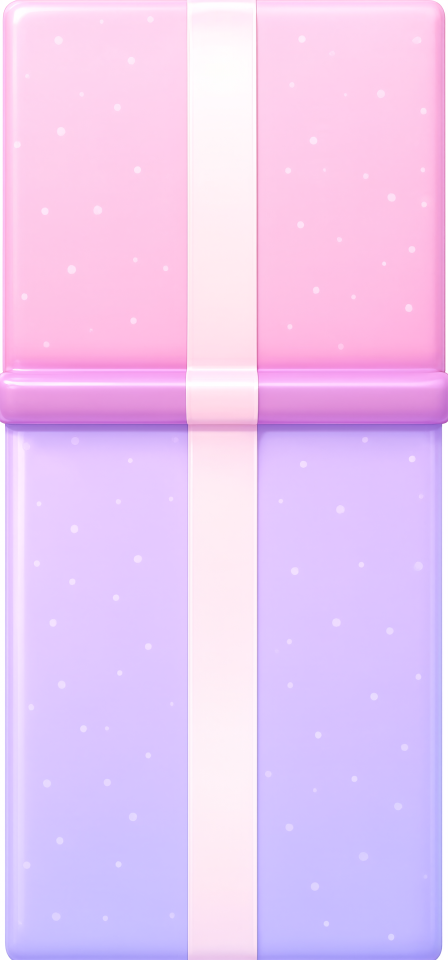
#> input picture art/images/gift_curtain/box_c_tall_s7321.png, 896 x 1920 px (shown at 1/2 size)
$ python cut_gift_curtain.py
#> lines starting #> are read from the running program, lines starting #| are printed output that depends on the picture
#!/usr/bin/env python3
"""Cat anh hop qua AI (art/images/gift_curtain/box_c_tall_s7321.png, 896x1920) thanh hai manh cho man chuyen canh
Road Trip (src/ui/gift_curtain.gd): nap (gom mep nap) va than hop.

Chay: python3 tools/cut_gift_curtain.py
Chi la cong cu dev, can Pillow. Ban goc khong bi sua.

- Bo vien trang hai ben (x < 16, x >= 880) va goc bo tren, duoi: hai manh phu kin mep, khong con nen trang.
- Nap: y 56..847, cat ngay duoi mep nap (mep thang).
- Than: y 866..1880, bo dai bong do cua mep nap tren than (y 848..865); bong do ve bang code, di theo nap.
Noi gift_bow.png lam bang tools/fit_icon.gd (xem art/manifest.json, muc gift_curtain_bow).
"""
import os

from PIL import Image

ROOT = os.path.dirname(os.path.dirname(os.path.abspath(__file__)))
SRC = os.path.join(ROOT, "art", "images", "gift_curtain", "box_c_tall_s7321.png")
OUT = os.path.join(ROOT, "assets", "ui", "gift_curtain")

X0, X1 = 16, 880
LID = (56, 848)
BODY = (866, 1880)


def main() -> None:
	im = Image.open(SRC).convert("RGB")
	assert im.size == (896, 1920), im.size
	os.makedirs(OUT, exist_ok=True)
	for name, (y0, y1) in (("gift_lid", LID), ("gift_body", BODY)):
		piece = im.crop((X0, y0, X1, y1))
		path = os.path.join(OUT, name + ".png")
		piece.save(path, optimize=True)
		print(path, piece.size)
#> this loop made 2 passes
#> pass 1, in main, `piece = im.crop((X0, y0, X1, y1))`:
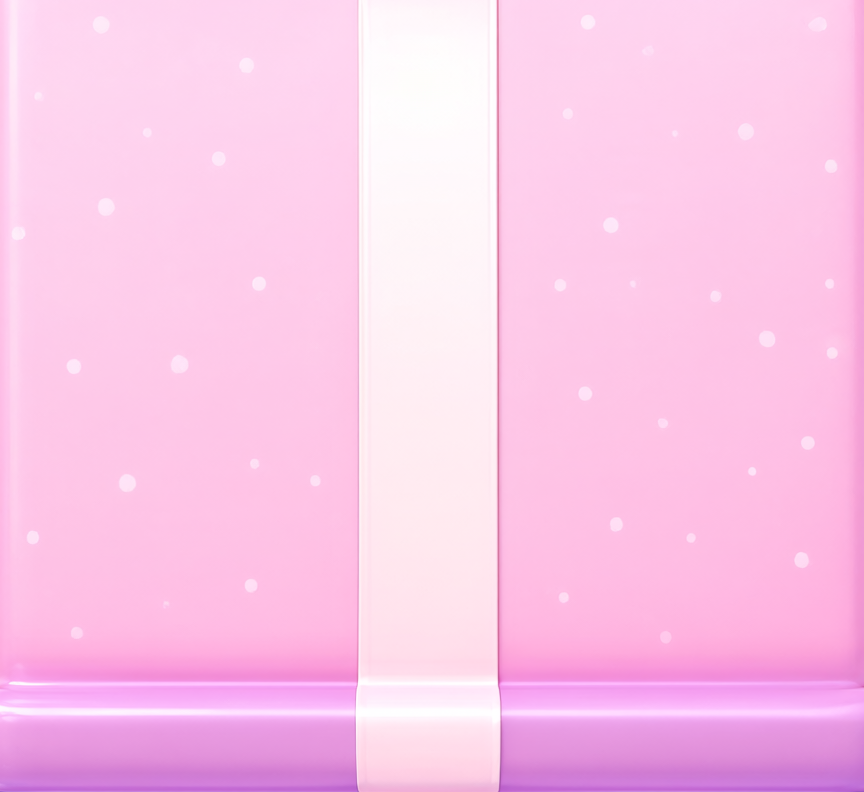
#> piece: PIL image 864x792 RGB; mean R, G, B 251.2, 198.6, 233.3
#> pass 2, in main, `piece = im.crop((X0, y0, X1, y1))`:
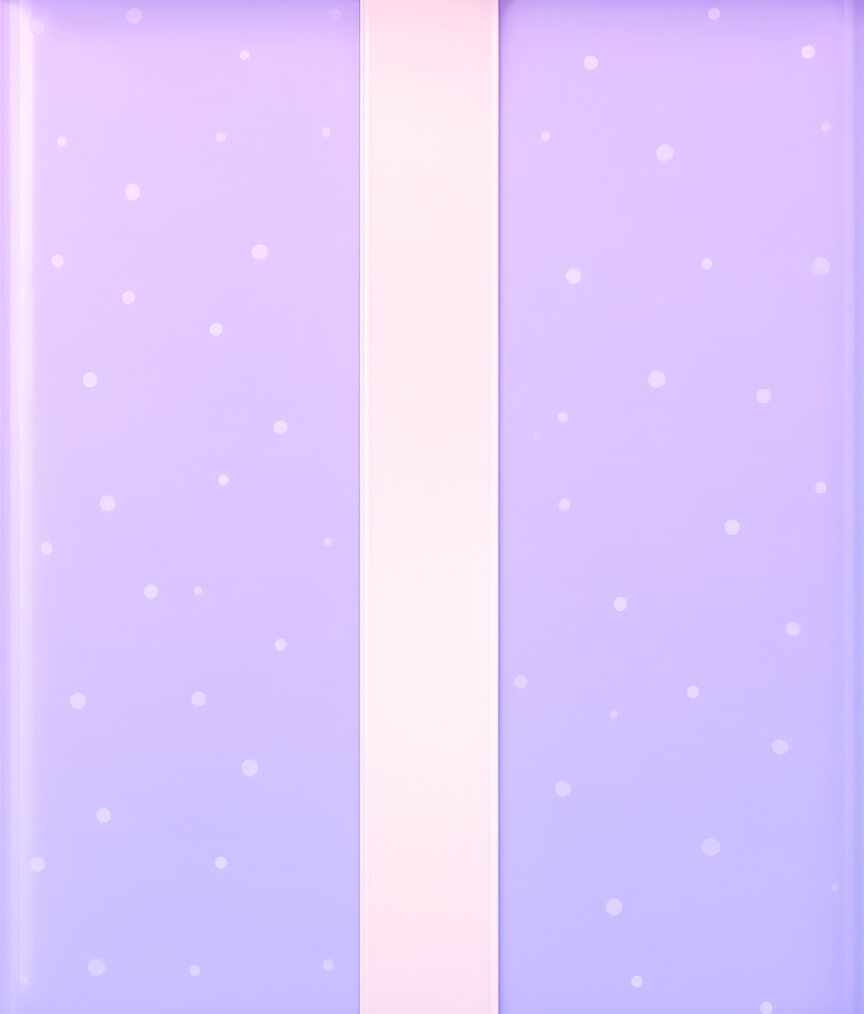
#> piece: PIL image 864x1014 RGB; mean R, G, B 222.6, 201.8, 253.1


if __name__ == "__main__":
	main()
